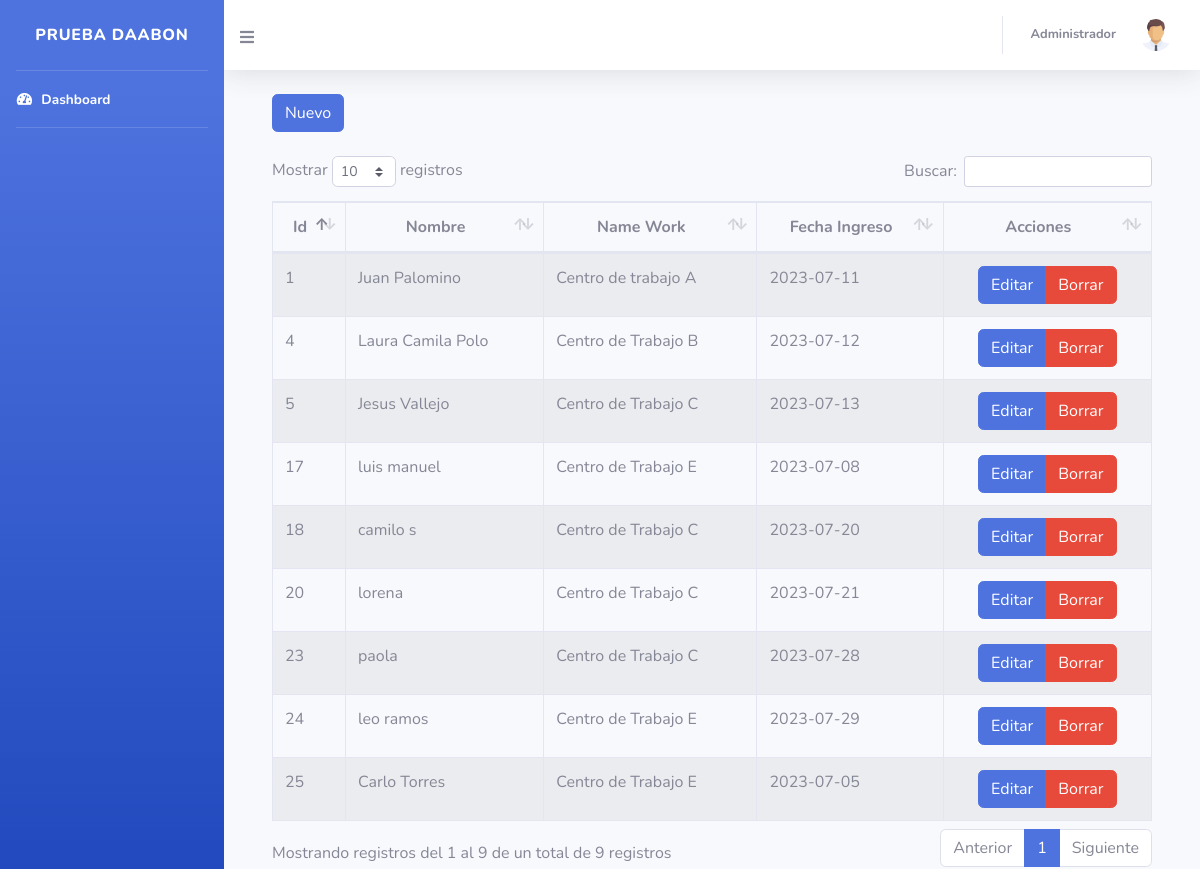
The page / on the database its author committed.
### tables this page shows
CREATE TABLE `users` (
  `id` int(11) NOT NULL,
  `names` varchar(255) NOT NULL,
  `work_center_id` int(11) NOT NULL,
  `entry_date` varchar(25) NOT NULL
);

CREATE TABLE `work_centers` (
  `id` int(11) NOT NULL,
  `name_work` varchar(255) NOT NULL
);

### index.php (the view, shortened to what this page needs)
<?php
require_once "vistas/parte_superior.php";
?>
<div class="container">
  <?php
  $objeto = new Conexion();
  $conexion = $objeto->Conectar();
  $consulta = "SELECT users.id, users.names, users.work_center_id, users.entry_date, work_centers.name_work FROM users INNER JOIN work_centers ON users.work_center_id = work_centers.id";
  $resultado = $conexion->prepare($consulta);
  $resultado->execute();
  $data = $resultado->fetchAll(PDO::FETCH_ASSOC);
  ?>
  <div class="container">
    <div class="row">
      <div class="col-lg-12">
        <div class='btn-group'><button class='btn btn-primary' id="btnNuevo" type="button" data-toggle="modal">Nuevo</button></div>
      </div>
    </div>
  </div>
  <br>
  <div class="container">
    <div class="row">
      <div class="col-lg-12">
        <div class="table-responsive">
          <table id="tablaPersonas" class="table table-striped table-bordered table-condensed" style="width:100%">
            <thead class="text-center">
              <tr>
                <th>Id</th>
                <th>Nombre</th>
                <th>Name Work</th>
                <th>Fecha Ingreso</th>
                <th>Acciones</th>
              </tr>
            </thead>
            <tbody>
              <?php
              foreach ($data as $dat) {
              ?>
                <tr>
                  <td><?php echo $dat['id'] ?></td>
                  <td><?php echo $dat['names'] ?></td>
                  <td><?php echo $dat['name_work'] ?></td>
                  <td><?php echo $dat['entry_date'] ?></td>
                  <td></td>
                </tr>
              <?php
              }
              ?>
            </tbody>
          </table>
        </div>
      </div>
    </div>
  </div>
  <?php require_once "vistas/parte_inferior.php" ?>

### rows shown on the page
users: id "1", names "Juan Palomino", work_center.name_work "Centro de trabajo A", entry_date "2023-07-11"
users: id "4", names "Laura Camila Polo", work_center.name_work "Centro de Trabajo B", entry_date "2023-07-12"
users: id "5", names "Jesus Vallejo", work_center.name_work "Centro de Trabajo C", entry_date "2023-07-13"
users: id "17", names "luis manuel", work_center.name_work "Centro de Trabajo E", entry_date "2023-07-08"
users: id "18", names "camilo s", work_center.name_work "Centro de Trabajo C", entry_date "2023-07-20"
users: id "20", names "lorena", work_center.name_work "Centro de Trabajo C", entry_date "2023-07-21"
users: id "23", names "paola", work_center.name_work "Centro de Trabajo C", entry_date "2023-07-28"
users: id "24", names "leo ramos", work_center.name_work "Centro de Trabajo E", entry_date "2023-07-29"
users: id "25", names "Carlo Torres", work_center.name_work "Centro de Trabajo E", entry_date "2023-07-05"
